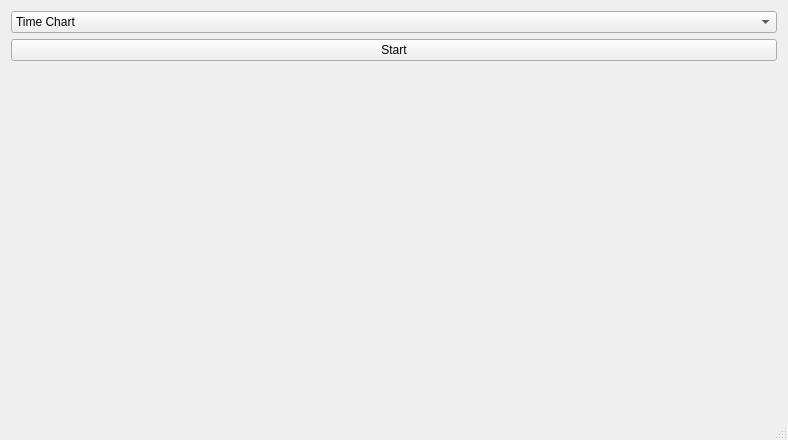
<?xml version="1.0" encoding="UTF-8"?>
<ui version="4.0">
 <class>MainWindow</class>
 <widget class="QMainWindow" name="MainWindow">
  <property name="geometry">
   <rect>
    <x>0</x>
    <y>0</y>
    <width>788</width>
    <height>440</height>
   </rect>
  </property>
  <property name="windowTitle">
   <string>MainWindow</string>
  </property>
  <widget class="QWidget" name="centralWidget">
   <layout class="QGridLayout" name="gridLayout">
    <item row="0" column="0">
     <layout class="QVBoxLayout" name="verticalLayout" stretch="0,1,1">
      <item>
       <widget class="QComboBox" name="comboBox">
        <item>
         <property name="text">
          <string>Time Chart</string>
         </property>
        </item>
        <item>
         <property name="text">
          <string>Calibrate</string>
         </property>
        </item>
        <item>
         <property name="text">
          <string>Brain Display</string>
         </property>
        </item>
        <item>
         <property name="text">
          <string>Calibrate ADCs</string>
         </property>
        </item>
       </widget>
      </item>
      <item>
       <widget class="QPushButton" name="pushButton">
        <property name="sizePolicy">
         <sizepolicy hsizetype="Expanding" vsizetype="Fixed">
          <horstretch>0</horstretch>
          <verstretch>0</verstretch>
         </sizepolicy>
        </property>
        <property name="text">
         <string>Start</string>
        </property>
       </widget>
      </item>
      <item>
       <widget class="QLabel" name="label1">
        <property name="sizePolicy">
         <sizepolicy hsizetype="Expanding" vsizetype="Expanding">
          <horstretch>0</horstretch>
          <verstretch>0</verstretch>
         </sizepolicy>
        </property>
        <property name="text">
         <string/>
        </property>
        <property name="alignment">
         <set>Qt::AlignCenter</set>
        </property>
       </widget>
      </item>
     </layout>
    </item>
   </layout>
  </widget>
  <widget class="QStatusBar" name="statusBar"/>
 </widget>
 <layoutdefault spacing="6" margin="11"/>
 <resources/>
 <connections/>
</ui>
